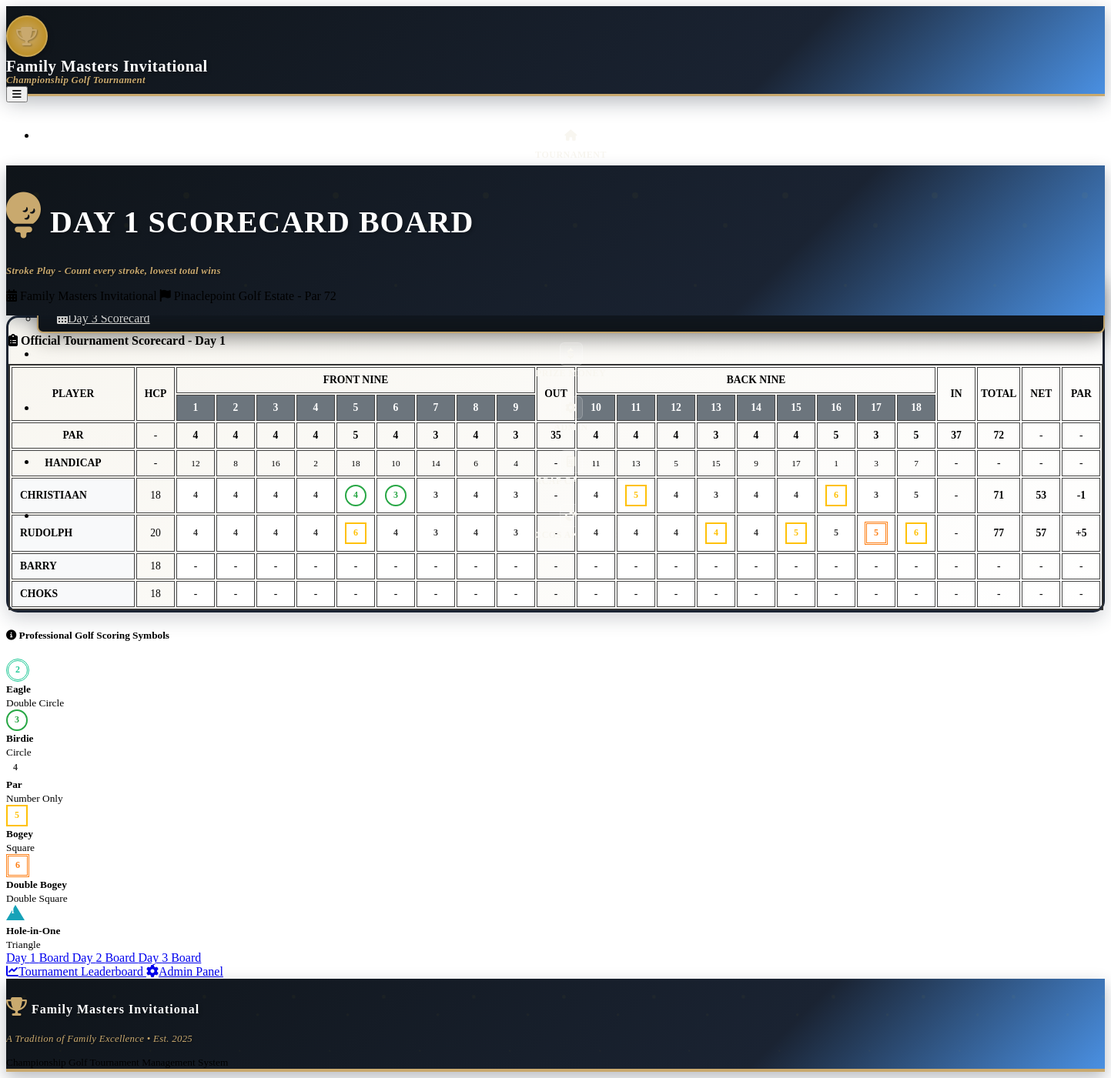
Page /day_board/1 on the earlier database version.
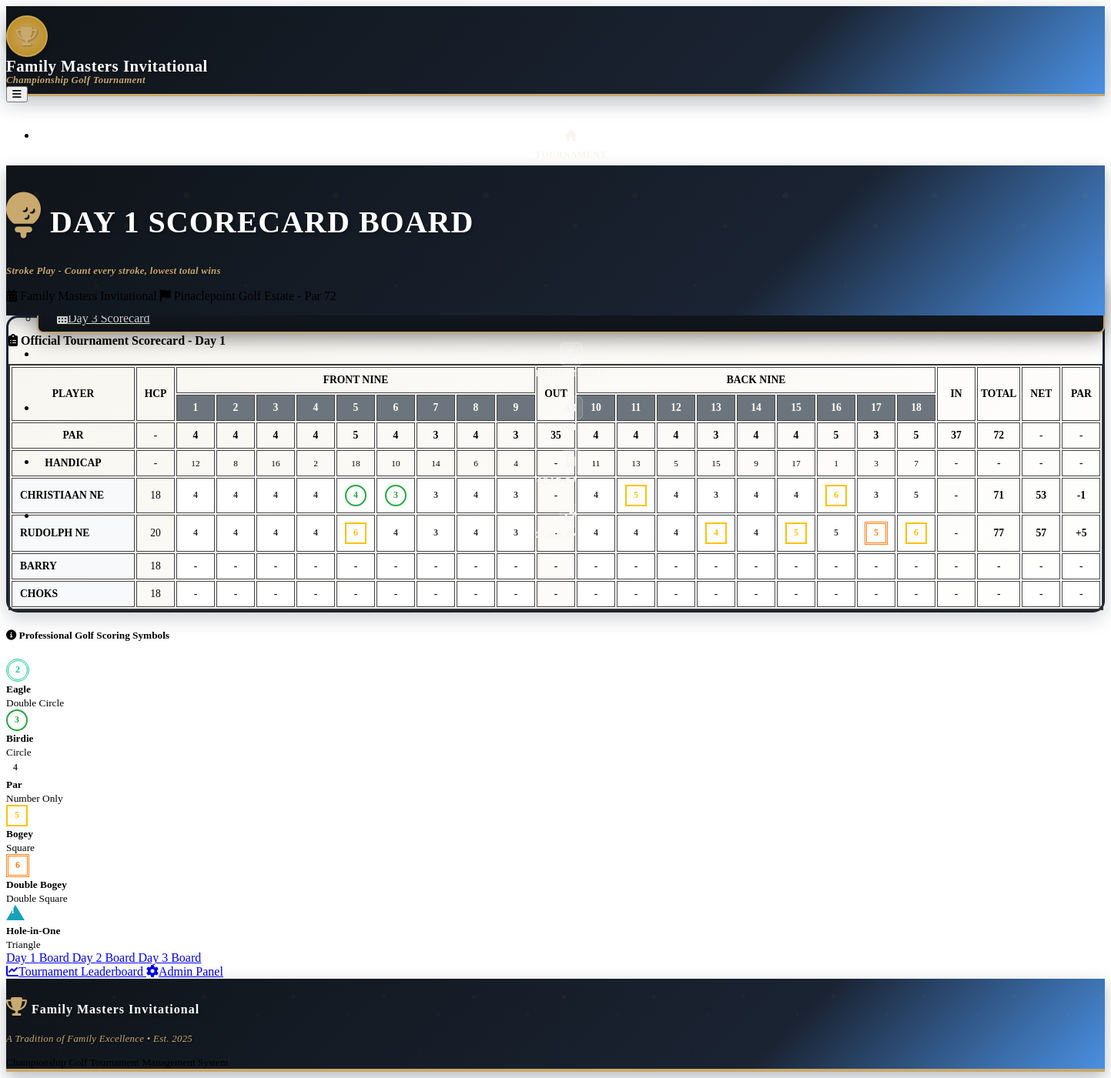
Same page on the later database version.
### routes.py (the view)
@app.route('/day_board/<int:day>')
def day_scorecard_board(day):
    tournament = Tournament.query.first()
    if not tournament:
        return redirect(url_for('player_setup'))
    if day not in [1, 2, 3]:
        flash('Invalid day. Please select day 1, 2, or 3.', 'error')
        return redirect(url_for('scoreboard'))
    round_obj = Round.query.filter_by(tournament_id=tournament.id, day=day).first()
    if not round_obj:
        flash(f'Day {day} round not found.', 'error')
        return redirect(url_for('scoreboard'))
    leaderboard = calculate_leaderboard(tournament.id)
    scores_by_player = {}
    scores = Score.query.filter_by(round_id=round_obj.id).all()
    for score in scores:
        scores_by_player[score.player_id] = score
    return render_template('day_scorecard_board.html',
                         tournament=tournament,
                         day=day,
                         round=round_obj,
                         leaderboard=leaderboard,
                         scores_by_player=scores_by_player,
                         course=PINACLEPOINT_COURSE,
                         tournament_formats=TOURNAMENT_FORMATS)

### models.py (called while the page is built)
    def get_hole_score(self, hole_number):
        return getattr(self, f'hole_{hole_number}', None)

    def get_net_score(self):
        if self.total_strokes:
            return self.total_strokes - self.player.handicap
        return None

### templates/day_scorecard_board.html (shortened to what the changed rows need)
{% extends "base.html" %}
{% block content %}
<div class="container-fluid">
    <div class="row mb-4">
        <div class="col-12">
            <div class="card tournament-header scorecard-header">
                <div class="card-body text-center py-3 position-relative">
                    <h1 class="display-4 text-white mb-2 tournament-logo">
                        <i class="fas fa-golf-ball me-3 trophy-icon"></i>
                        DAY {{ day }} SCORECARD BOARD
                    </h1>
                </div>
            </div>
        </div>
    </div>
    <div class="row">
        <div class="col-12">
            <div class="card leaderboard-card">
                <div class="card-body p-0">
                    <div class="table-responsive">
                        <table class="table scorecard-board-table mb-0">
                            <thead class="table-dark">
                                <tr>
                                    <th rowspan="2" class="align-middle text-center" style="min-width: 150px;">PLAYER</th>
                                    <th rowspan="2" class="align-middle text-center">HCP</th>
                                    <th colspan="9" class="text-center bg-success">FRONT NINE</th>
                                    <th rowspan="2" class="align-middle text-center bg-warning text-dark">OUT</th>
                                    <th colspan="9" class="text-center bg-info">BACK NINE</th>
                                    <th rowspan="2" class="align-middle text-center bg-warning text-dark">IN</th>
                                    <th rowspan="2" class="align-middle text-center bg-danger text-white">TOTAL</th>
                                    <th rowspan="2" class="align-middle text-center bg-primary text-white">NET</th>
                                    <th rowspan="2" class="align-middle text-center bg-secondary text-white">PAR</th>
                                </tr>
                                <tr>
                                    {% for hole in range(1, 10) %}
                                    <th class="text-center hole-header">{{ hole }}</th>
                                    {% endfor %}
                                    {% for hole in range(10, 19) %}
                                    <th class="text-center hole-header">{{ hole }}</th>
                                    {% endfor %}
                                </tr>
                                <tr class="table-info">
                                    <td><strong>PAR</strong></td>
                                    <td class="text-center">-</td>
                                    {% for hole in range(1, 10) %}
                                    <td class="text-center"><strong>{{ course.holes[hole-1].par }}</strong></td>
                                    {% endfor %}
                                    <td class="text-center bg-warning"><strong>35</strong></td>
                                    {% for hole in range(10, 19) %}
                                    <td class="text-center"><strong>{{ course.holes[hole-1].par }}</strong></td>
                                    {% endfor %}
                                    <td class="text-center bg-warning"><strong>37</strong></td>
                                    <td class="text-center bg-warning"><strong>72</strong></td>
                                    <td class="text-center">-</td>
                                    <td class="text-center">-</td>
                                </tr>
                                <tr class="table-secondary">
                                    <td><strong>HANDICAP</strong></td>
                                    <td class="text-center">-</td>
                                    {% for hole in range(1, 10) %}
                                    <td class="text-center"><small>{{ course.holes[hole-1].handicap }}</small></td>
                                    {% endfor %}
                                    <td class="text-center bg-warning">-</td>
                                    {% for hole in range(10, 19) %}
                                    <td class="text-center"><small>{{ course.holes[hole-1].handicap }}</small></td>
                                    {% endfor %}
                                    <td class="text-center bg-warning">-</td>
                                    <td class="text-center">-</td>
                                    <td class="text-center">-</td>
                                    <td class="text-center">-</td>
                                </tr>
                            </thead>
                            <tbody>
                                {% for player_data in leaderboard %}
                                {% set player = player_data.player %}
                                {% set score = scores_by_player.get(player.id) %}
                                <tr class="{% if player_data.rank <= 3 %}table-warning{% endif %}">
                                    <td class="player-name">
                                        <strong>{{ player.name.upper() }}</strong>
                                        {% if not player.prize_eligible %}
                                        <span class="badge bg-secondary ms-1">NE</span>
                                        {% endif %}
                                    </td>
                                    <td class="text-center">{{ player.handicap }}</td>
                                    {% set front_total = 0 %}
                                    {% for hole in range(1, 10) %}
                                    <td class="text-center score-cell">
                                        {% if score and score.get_hole_score(hole) %}
                                        {% set hole_score = score.get_hole_score(hole) %}
                                        {% set par = course.holes[hole-1].par %}
                                        {% set front_total = front_total + hole_score %}
                                        {{ get_golf_score_symbol(hole_score, par) | safe }}
                                        {% else %}
                                        <span class="text-muted">-</span>
                                        {% endif %}
                                    </td>
                                    {% endfor %}
                                    <td class="text-center bg-warning">
                                        {% if front_total > 0 %}
                                        <strong>{{ front_total }}</strong>
                                        {% else %}
                                        <span class="text-muted">-</span>
                                        {% endif %}
                                    </td>
                                    {% set back_total = 0 %}
                                    {% for hole in range(10, 19) %}
                                    <td class="text-center score-cell">
                                        {% if score and score.get_hole_score(hole) %}
                                        {% set hole_score = score.get_hole_score(hole) %}
                                        {% set par = course.holes[hole-1].par %}
                                        {% set back_total = back_total + hole_score %}
                                        {{ get_golf_score_symbol(hole_score, par) | safe }}
                                        {% else %}
                                        <span class="text-muted">-</span>
                                        {% endif %}
                                    </td>
                                    {% endfor %}
                                    <td class="text-center bg-warning">
                                        {% if back_total > 0 %}
                                        <strong>{{ back_total }}</strong>
                                        {% else %}
                                        <span class="text-muted">-</span>
                                        {% endif %}
                                    </td>
                                    <td class="text-center bg-danger text-white">
                                        {% if score and score.total_strokes %}
                                        <strong>{{ score.total_strokes }}</strong>
                                        {% else %}
                                        <span class="text-muted">-</span>
                                        {% endif %}
                                    </td>
                                    <td class="text-center bg-primary text-white">
                                        {% if score and score.get_net_score() %}
                                        <strong>{{ score.get_net_score() }}</strong>
                                        {% else %}
                                        <span class="text-muted">-</span>
                                        {% endif %}
                                    </td>
                                    <td class="text-center bg-secondary text-white">
                                        {% if score and score.total_strokes %}
                                        {% set par_diff = score.total_strokes - 72 %}
                                        {% if par_diff == 0 %}
                                        <strong class="text-success">E</strong>
                                        {% elif par_diff > 0 %}
                                        <strong class="text-danger">+{{ par_diff }}</strong>
                                        {% else %}
                                        <strong class="text-success">{{ par_diff }}</strong>
                                        {% endif %}
                                        {% else %}
                                        <span class="text-muted">-</span>
                                        {% endif %}
                                    </td>
                                </tr>
                                {% endfor %}
                            </tbody>
                        </table>
                    </div>
                </div>
            </div>
        </div>
    </div>
</div>
{% endblock %}

Differences in the rows shown:
changed Player "CHRISTIAAN": prize_eligible True → False (drawn)
changed Player "RUDOLPH": prize_eligible True → False (drawn)
Other differences:
new list line: "NE"
